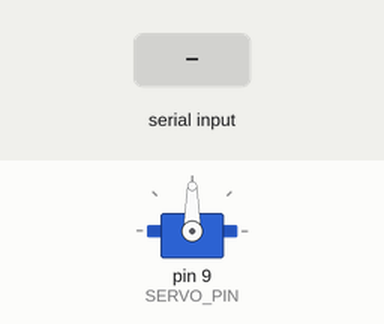
Simulated run of this sketch. Board: Arduino Uno, built with avr-gcc and run on an emulated ATmega328P. Parts: servo. The test bench sets the inputs (shaded band).

Above: at 1.3 s.
1.4 s: "LEFT\n" received over the second serial link
At 2.0 s:
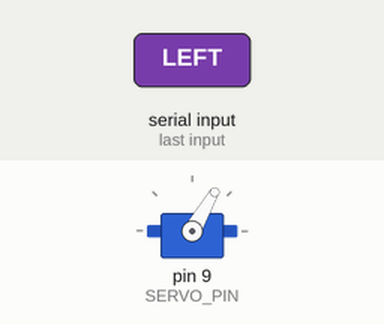
2.9 s: "RIGHT\n" received over the second serial link
At 4.1 s:
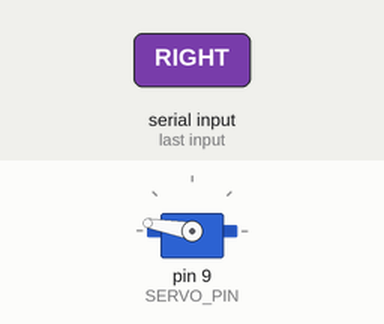
4.4 s: "CENTER\n" received over the second serial link
At 5.4 s:
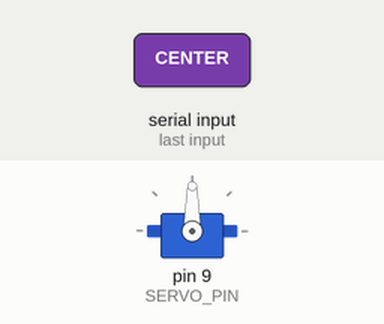
Timing chart, 0 to 7.4 s (numbered marks = the images above; inputs shaded):
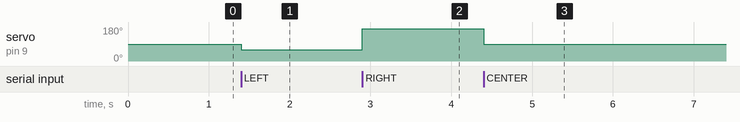

The sketch:

sketch_nov6b.ino
```cpp
#include <Servo.h>
#include <SoftwareSerial.h>

// Bluetooth RX, TX
SoftwareSerial bluetooth(10, 11);

// Servo
Servo rudder;

#define SERVO_PIN 9

int steeringAngle = 90;

String command = "";

void processCommand(String cmd) {

  cmd.trim();
  cmd.toUpperCase();

  if (cmd == "LEFT") {

    steeringAngle = 60;
    rudder.write(steeringAngle);

    bluetooth.println("SERVO MOVED LEFT");
  }

  else if (cmd == "RIGHT") {

    steeringAngle = 170;
    rudder.write(steeringAngle);

    bluetooth.println("SERVO MOVED RIGHT");
  }

  else if (cmd == "CENTER") {

    steeringAngle = 90;
    rudder.write(steeringAngle);

    bluetooth.println("SERVO CENTERED");
  }

  else if (cmd.startsWith("ANGLE ")) {

    String angleText = cmd.substring(6);
    angleText.trim();

    bool valid = angleText.length() > 0;

    for (unsigned int i = 0; i < angleText.length(); i++) {
      if (!isDigit(angleText[i])) {
        valid = false;
        break;
      }
    }

    if (valid) {
      int angle = angleText.toInt();

      if (angle >= 0 && angle <= 180) {

        steeringAngle = angle;
        rudder.write(steeringAngle);

        bluetooth.print("SERVO ANGLE: ");
        bluetooth.println(steeringAngle);
      }
      else {
        bluetooth.println("INVALID ANGLE: USE 0-180");
      }
    }
    else {
      bluetooth.println("INVALID ANGLE");
    }
  }

  else if (cmd == "PING") {

    bluetooth.println("ARDUINO ONLINE");
  }

  else {

    bluetooth.println("UNKNOWN COMMAND");
  }
}

void setup() {

  bluetooth.begin(9600);

  rudder.attach(SERVO_PIN);

  rudder.write(90);

  bluetooth.println("==================");
  bluetooth.println("SERVO SYSTEM READY");
  bluetooth.println("BLUETOOTH CONNECTED");
  bluetooth.println("SERVO CENTERED");
  bluetooth.println("==================");
}

void loop() {

  while (bluetooth.available()) {

    char c = bluetooth.read();

    if (c == '\n' || c == '\r') {

      if (command.length() > 0) {

        processCommand(command);

        command = "";
      }
    }

    else if (command.length() < 40) {

      command += c;
    }

    else {

      command = "";

      bluetooth.println("COMMAND TOO LONG");
    }
  }
}
```

Measured:
- after the input at 1.4 s, servo on pin 9 (SERVO_PIN): 90° → 60° at once
- after the input at 2.9 s, servo on pin 9 (SERVO_PIN): 60° → 170° at once
- after the input at 4.4 s, servo on pin 9 (SERVO_PIN): 170° → 90° at once
